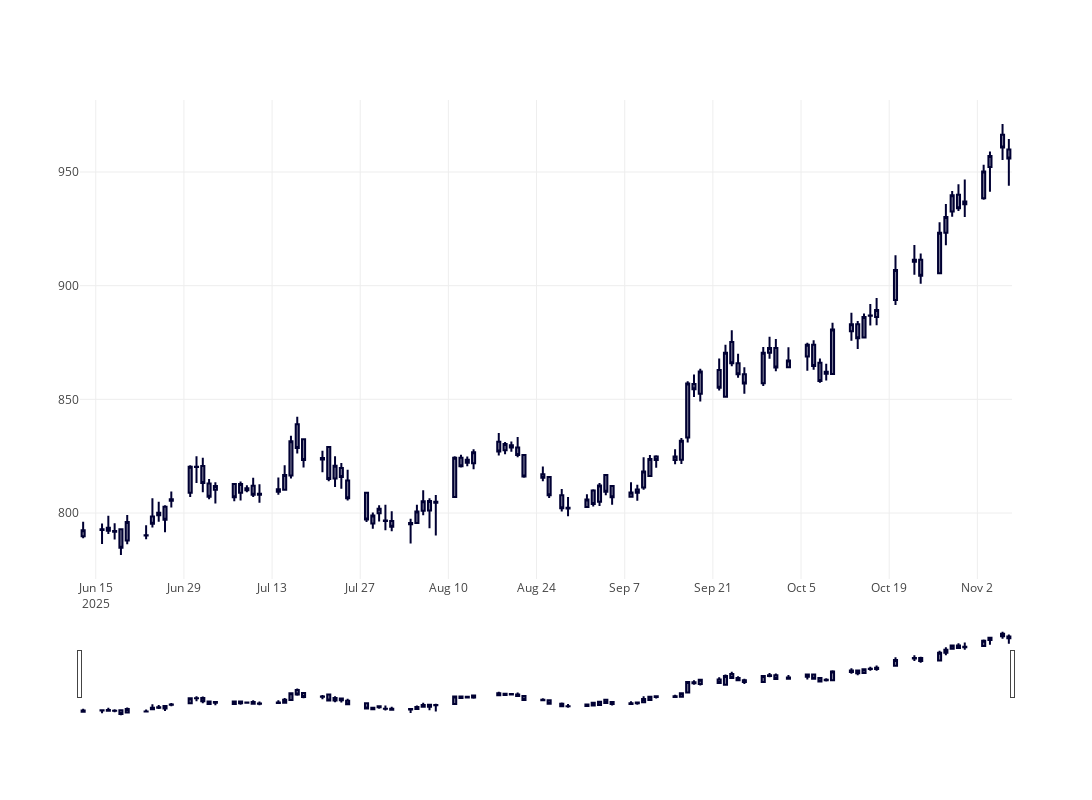

Notebook code for this chart:
### Markdown cell above
![image.png](attachment:image.png)

### Code cell
import plotly.graph_objects as go

fig = go.Figure(data = [
    go.Candlestick(
        x = stock_df.index,
        open = stock_df["1. open"],
        high = stock_df["2. high"],
        low = stock_df["3. low"],
        close = stock_df["4. close"]
    )
])

fig.update_layout(
    height = 800,
    width = 1200
)
fig.show()
